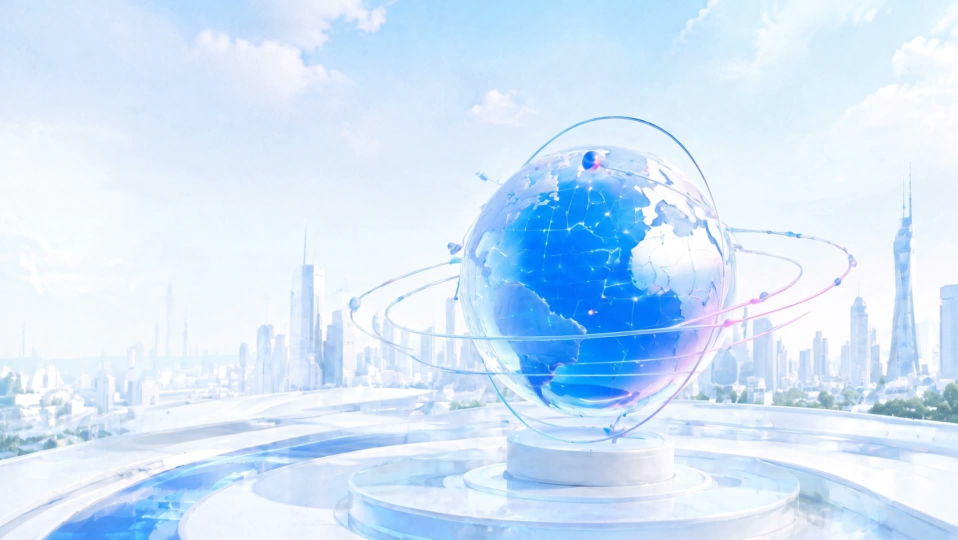
#> input picture scripts/hero-plate/source/hero-globe-poster.jpg, 1916 x 1080 px (shown at 1/2 size)
$ python -i build_plate.py   (imports and definitions only)
#> lines starting #> are read from the running program, lines starting #| are printed output that depends on the picture; after the words box and inside, x2 and y2 are one past the last pixel; in counts of white or black regions, pixels touching at a corner belong together
#> further down, picture is the input picture: shape (1080, 1916, 3); mean B, G, R 249.7, 229.1, 208.4
"""
Builds src/assets/images/hero-plate.webp — the home hero backdrop with the
old film's globe "cut out": sky, Bund skyline, glass platform, empty pedestal.

The old hero (scripts/hero-plate/source/, formerly src/assets/video/) baked
the globe into an AI-generated film, so there was no layer to lift it from.
The background is static while the globe, rings and satellite move, which
lets us recover it:

  1. Temporal median over the film's frames  → rings and satellite vanish
     (they never sit on the same pixel for long); only the globe's disc,
     which never leaves, survives.
  2. Use that median wherever the poster still (sharper, 1916×1080) differs
     from it → a full-res frame without rings.
  3. Fill the globe's disc: a smooth sky gradient above the horizon, the
     skyline translated in from either side below it (translation keeps
     buildings vertical), cross-faded through a wide haze band.

The new Glass Globe is drawn on top in code, seated on the pedestal.
Plate geometry the stage relies on lives in HeroGlobeStage.tsx (PLATE).

Requires: ffmpeg on PATH; python3 with numpy, pillow, opencv-python-headless.
Run from the repo root:  python3 scripts/hero-plate/build_plate.py
"""
import glob
import os
import subprocess
import sys
import tempfile

import cv2
import numpy as np
from PIL import Image

ROOT = os.path.dirname(os.path.dirname(os.path.dirname(os.path.abspath(__file__))))
VIDEO = os.path.join(ROOT, 'scripts/hero-plate/source/hero-globe.mp4')
POSTER = os.path.join(ROOT, 'scripts/hero-plate/source/hero-globe-poster.jpg')
OUT = os.path.join(ROOT, 'src/assets/images/hero-plate.webp')

# Old globe disc in poster pixels (1916×1080), with a safety margin.
CX, CY, R = 1195, 560, 292
Y_STOP = 846          # pedestal's far rim: never touch below this
SKY_END, BAND = 505, 120  # sky fill above, skyline below, blended over BAND rows
SHIFT_L, SHIFT_R = 610, 295  # skyline donors; both avoid the two landmark towers


def temporal_median(tmp):
    subprocess.run(['ffmpeg', '-v', 'error', '-y', '-i', VIDEO, '-vf', 'fps=8',
                    os.path.join(tmp, 'f_%03d.png')], check=True)
    frames = sorted(glob.glob(os.path.join(tmp, 'f_*.png')))
    stack = np.stack([np.asarray(Image.open(f).convert('RGB')) for f in frames])
    return np.median(stack, axis=0).astype(np.uint8)[..., ::-1]  # → BGR


def remove_rings(poster, median):
    h, w = poster.shape[:2]
    up = cv2.resize(median, (w, h), interpolation=cv2.INTER_LANCZOS4)
    d = np.abs(poster.astype(np.int16) - up.astype(np.int16)).max(axis=2).astype(np.uint8)
    m = (cv2.GaussianBlur(d, (0, 0), 1.5) > 10).astype(np.uint8) * 255
    m = cv2.dilate(m, cv2.getStructuringElement(cv2.MORPH_ELLIPSE, (15, 15)))
    m = cv2.GaussianBlur(m, (0, 0), 4).astype(np.float32)[..., None] / 255.0
    return (poster * (1 - m) + up * m).astype(np.float32)


def fill_disc(img):
    h, w = img.shape[:2]
#> h = 1080; w = 1916
    sky = img.copy()
    city = img.copy()
    mask = np.zeros((h, w), np.float32)
    for y in range(CY - R, Y_STOP):
        half = np.sqrt(max(0.0, R * R - (y - CY) ** 2))
        if half < 2:
            continue
        xl, xr = int(CX - half) - 6, int(CX + half) + 6
        xs = np.arange(xl, xr + 1)
        t = (xs - xl) / max(1, xr - xl)
        k = (t * t * (3 - 2 * t))[:, None]
        cl = img[y, max(0, xl - 10):xl - 2].mean(axis=0)
        cr = img[y, xr + 2:xr + 10].mean(axis=0)
        sky[y, xl:xr + 1] = cl * (1 - k) + cr * k
        city[y, xl:xr + 1] = (img[y, np.clip(xs - SHIFT_L, 0, w - 1)] * (1 - k)
                              + img[y, np.clip(xs + SHIFT_R, 0, w - 1)] * k)
        mask[y, xl:xr + 1] = 1
#> this loop made 578 passes
#> (cl, cr) on passes 2 to 4: ([255, 241, 223], [252.8, 239.8, 225.8]), ([251.2, 238.8, 225.2], [253, 240, 226]), ([253.4, 238.8, 224.2], [252.1, 239.1, 225.1])
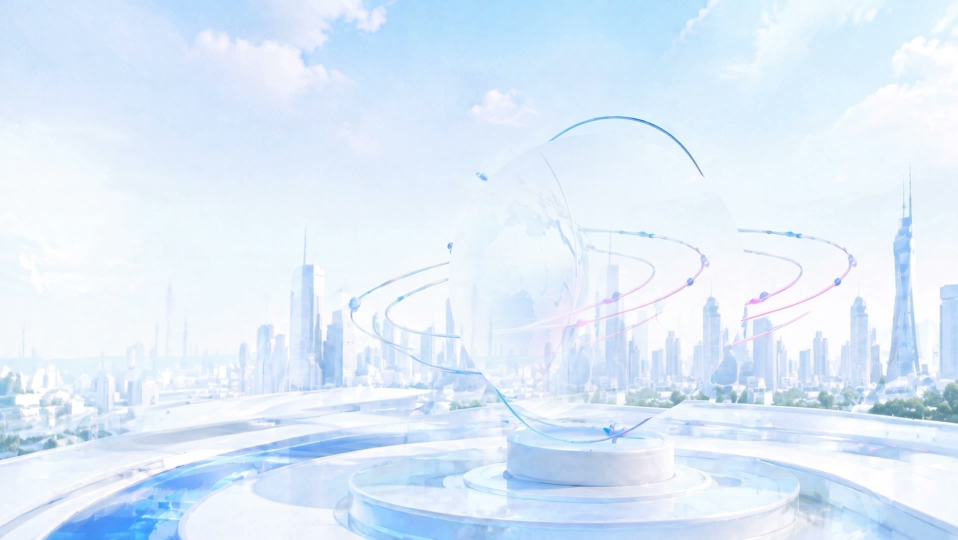
#> city: shape (1080, 1916, 3) (shown at 1/2 size); 13.27% of pixels changed, all inside (x1, y1, x2, y2) = (897, 269, 1494, 846)
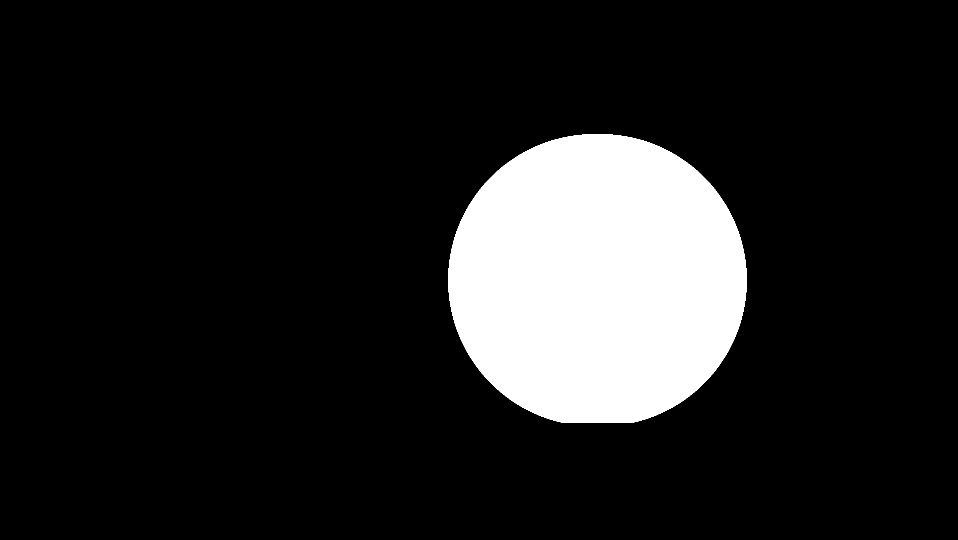
#> mask: shape (1080, 1916) float32 (shown at 1/2 size); values 0 (black) and 1 (white), 13.3% white; 1 white region, box (x1, y1, x2, y2) and area: (897, 269, 1494, 846) 274749
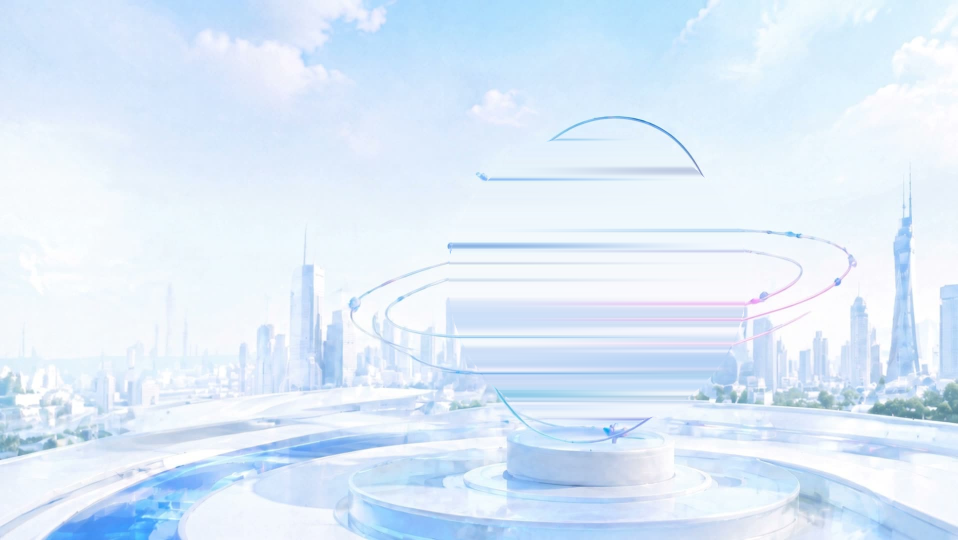
#> sky: shape (1080, 1916, 3) (shown at 1/2 size); 13.25% of pixels changed, all inside (x1, y1, x2, y2) = (897, 269, 1494, 846)
    sky = cv2.GaussianBlur(sky, (0, 0), 6)
    city = cv2.GaussianBlur(city, (0, 0), 1.6)
    rows = np.arange(h, dtype=np.float32)
#> rows = 1080 values from 0 to 1079
    b = np.clip((rows - SKY_END) / BAND, 0, 1)
#> b = 1080 values from 0 to 1
    b = (b * b * (3 - 2 * b))[:, None, None]
    fill = sky * (1 - b) + city * b
    fm = cv2.GaussianBlur(mask, (0, 0), 7)[..., None]
    out = img * (1 - fm) + fill * fm
    out += np.random.default_rng(7).normal(0, 1.3, out.shape).astype(np.float32) * fm
    out = np.clip(out, 0, 255).astype(np.uint8)
    # A stray streak the vertical ring left at its apex.
    streak = np.zeros((h, w), np.uint8)
    cv2.ellipse(streak, (1200, 236), (48, 12), 0, 0, 360, 255, -1)
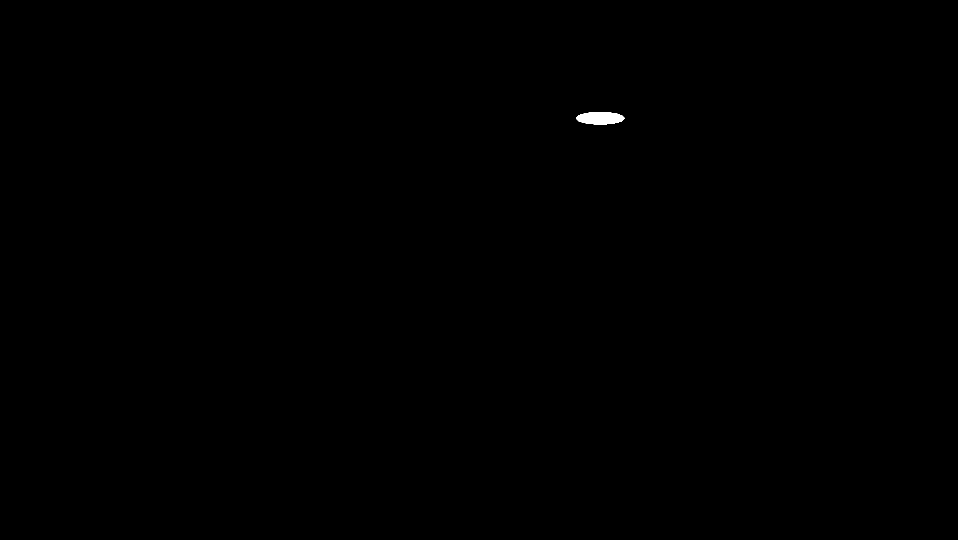
#> streak: shape (1080, 1916) (shown at 1/2 size); 0.09% white; 1 white region, box (x1, y1, x2, y2) and area: (1152, 224, 1249, 249) 1911
    return cv2.inpaint(out, streak, 9, cv2.INPAINT_TELEA)


def main():
    poster = cv2.imread(POSTER)
    if poster is None:
        sys.exit(f'missing {POSTER}')
    with tempfile.TemporaryDirectory() as tmp:
        median = temporal_median(tmp)
    plate = fill_disc(remove_rings(poster, median))
    Image.fromarray(plate[..., ::-1]).save(OUT, 'WEBP', quality=84, method=6)
    print(f'wrote {os.path.relpath(OUT, ROOT)} ({os.path.getsize(OUT) // 1024} KB)')


# [2 lines not run here, left out]

>>> import cv2
>>> picture = cv2.imread('source/hero-globe-poster.jpg')
>>> result = fill_disc(picture)
